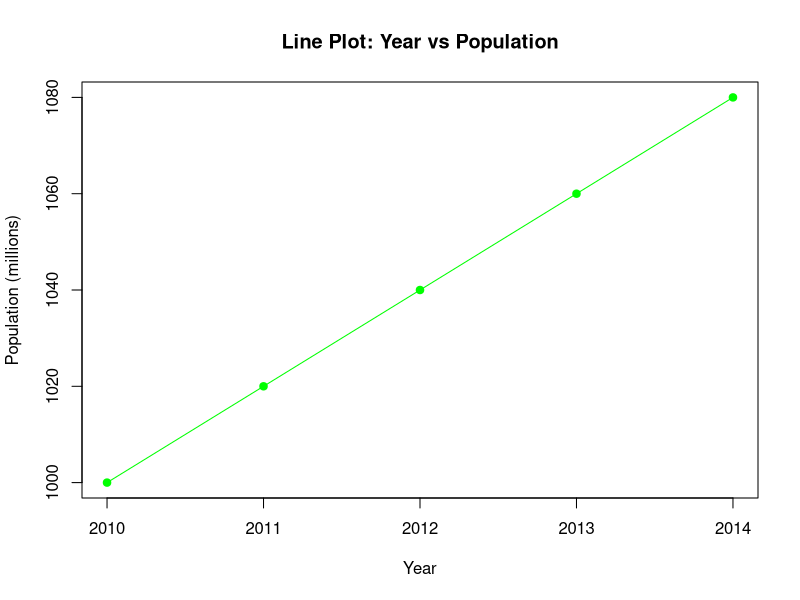

Recreate this plot in R.
year <- c(2010, 2011, 2012, 2013, 2014)
population <- c(1000, 1020, 1040, 1060, 1080)

plot(year, population, type = "o", 
     main = "Line Plot: Year vs Population", 
     xlab = "Year", 
     ylab = "Population (millions)", 
     col = "green", 
     pch = 19, 
     lty = 1)
